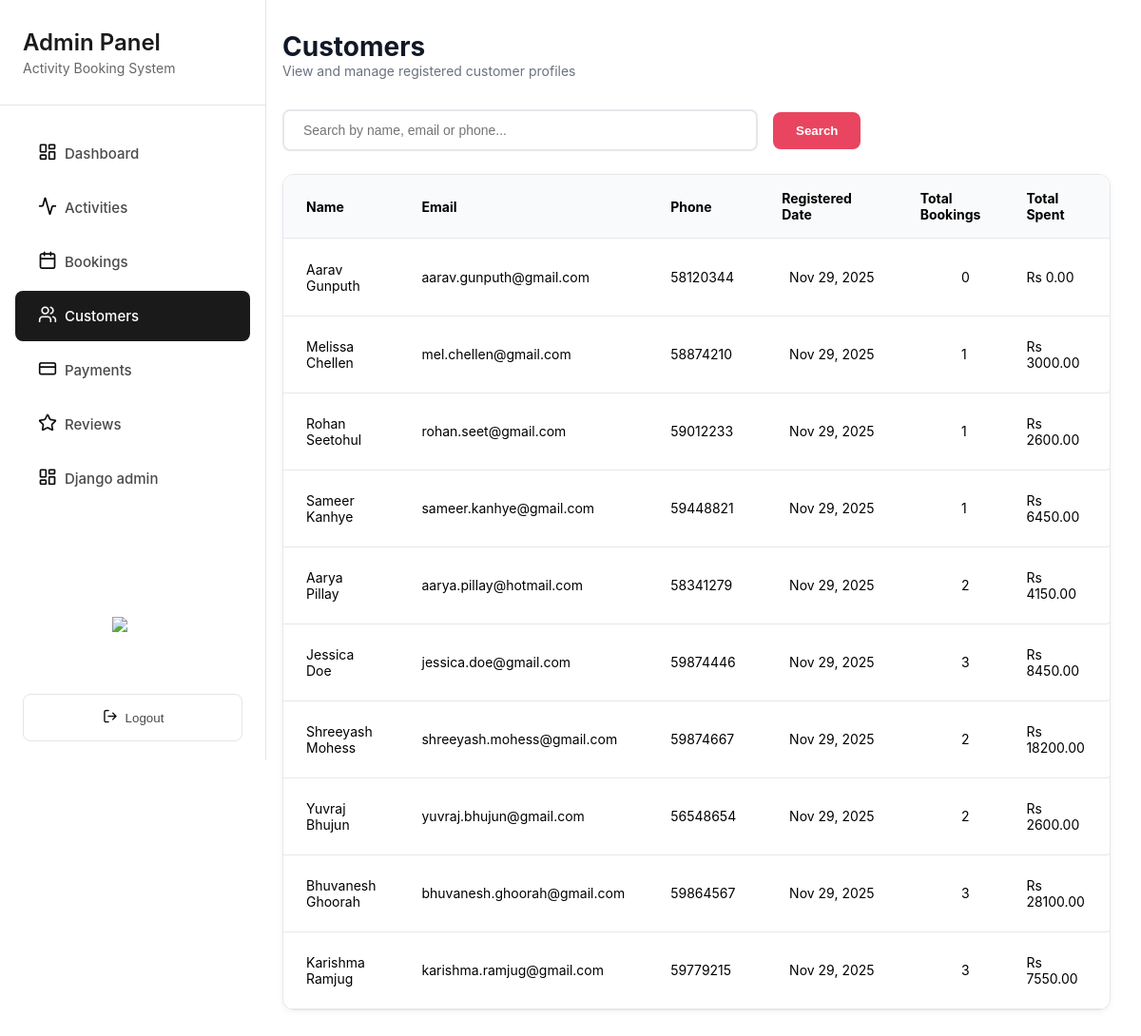
The page /grandblue/admin/customers/ (signed in) on the database as committed earlier.
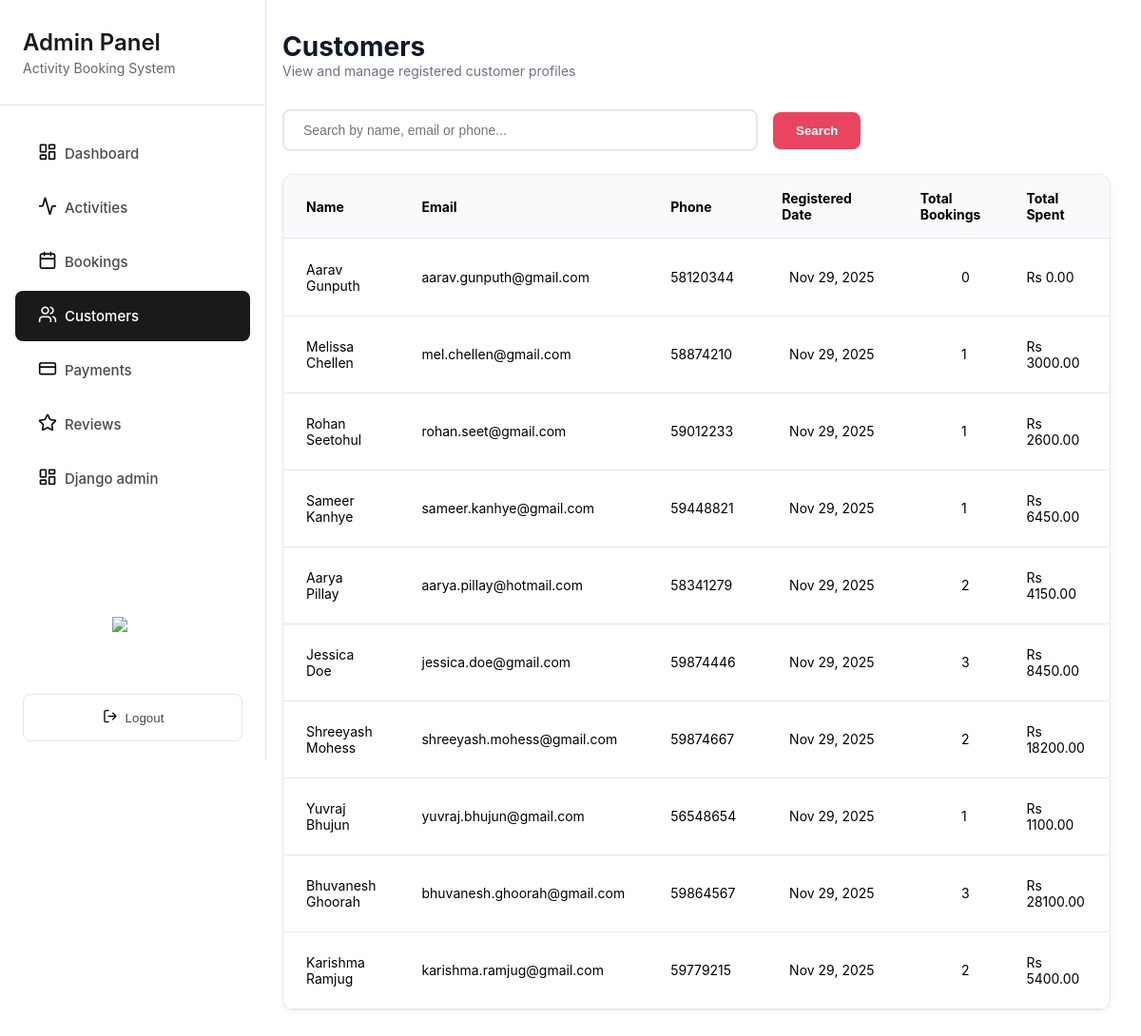
The same page on the database as committed later.
### merger/models.py (models this page shows, shortened)
class User(AbstractUser):
    email = models.EmailField(blank=True, unique=True)
    date_joined = models.DateTimeField(default=timezone.now)
    phone = models.CharField(max_length=20, blank=True)
    total_bookings = models.PositiveIntegerField(default=0)
    total_spent = models.DecimalField(max_digits=10, decimal_places=2, default=0.00)
    USERNAME_FIELD = 'email'
    REQUIRED_FIELDS = []
    class Meta:
        ordering = ['email']

### merger/shared_views.py (the view, shortened to what this page needs)
# urls.py: path('admin/customers/', CustomersPageView.as_view(), name='customers_page'),
class CustomersPageView(LoginRequiredMixin, StaffRequiredMixin, ListView):
    model = User
    template_name = 'admin_customers_page.html'
    context_object_name = 'customers'
    paginate_by = 10
    def get_queryset(self):
        queryset = User.objects.filter(is_staff=False, is_superuser=False).order_by('-date_joined')
        search = self.request.GET.get('search')
        return queryset
    def get_context_data(self, **kwargs):
        context = super().get_context_data(**kwargs)
        context['active_class'] = 'customers'
        context['current_search'] = self.request.GET.get('search', '')
        return context

### merger/shared_views.py (called while the page is built)
    def test_func(self):
        return self.request.user.is_staff

### merger/templates/admin_customers_page.html (shortened to what this page needs)
{% extends 'admin_sidebar.html' %}
{% load static %}
{% block extra_css %}
<link rel="stylesheet" href="{% static 'css/admin_customers_page.css' %}">
{% endblock %}
{% block content %}
<header class="page-header">
  <h1 class="page-title">Customers</h1>
  <p class="page-subtitle">View and manage registered customer profiles</p>
</header>
<form method="get" action="" id="filterForm" onsubmit="return true;">
<div class="filter-bar">
  <div class="search-box">
    <input type="text" name="search" id="searchInput" placeholder="Search by name, email or phone..." value="{{ current_search }}">
  </div>
  <button type="submit" class="filter-submit-btn">Search</button>
</div>
</form>
<div class="table-container">
  <table>
    <thead>
      <tr>
        <th>Name</th><th>Email</th><th>Phone</th>
        <th>Registered Date</th><th>Total Bookings</th><th>Total Spent</th><th>Actions</th>
      </tr>
    </thead>
    <tbody>
      {% for customer in customers %}
      <tr style="--i: {{ forloop.counter }};">
        <td>{{ customer.first_name }} {{ customer.last_name }}</td>
        <td>{{ customer.email }}</td>
        <td>{{ customer.phone }}</td>
        <td style="white-space: pre;">  {{ customer.date_joined|date:"M d, Y" }}</td>
        <td><span class="stat-badge" style="white-space: pre;">           {{ customer.total_bookings }}</span></td>
        <td>Rs {{ customer.total_spent }}</td>
        <td class="action-cell">
        </td>
      </tr>
      {% empty %}
      <tr>
        <td colspan="7" style="text-align:center;">No customers found.</td>
      </tr>
      {% endfor %}
    </tbody>
  </table>
</div>
{% endblock %}

Rows that differ between the two databases and show on the page:
changed User "Yuvraj": total_bookings "2" → "1"; total_spent "2600.00" → "1100.00"
changed User "Karishma": total_bookings "3" → "2"; total_spent "7550.00" → "5400.00"
